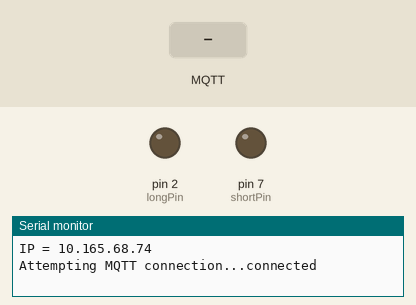
Recording of a sketch running on a simulated Arduino Uno, built with avr-gcc and run on an emulated ATmega328P. Parts: output pins drawn as LEDs (lit = HIGH), the last lines printed to the serial monitor. The inputs (shaded band) are chosen by the test bench. WiFi joins after 1.5 s; servers stay silent unless stated; no MQTT or app messages arrive unless stated.

Above: at 2.7 s.
2.8 s: MQTT message "L" arrives on the first subscribed topic
At 4.1 s:
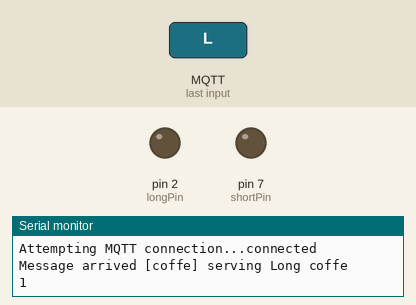
4.4 s: MQTT message "S" arrives on the first subscribed topic
At 5.4 s:
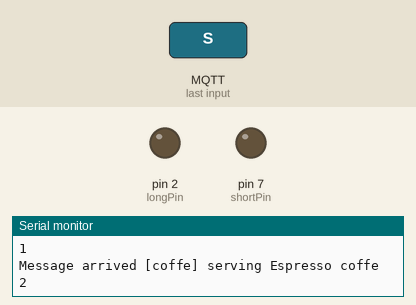
Timing chart, 0 to 7.4 s (numbered marks = the images above; inputs shaded):
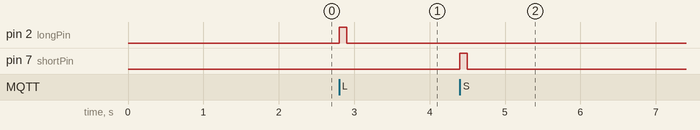

Measured:
- after the input at 2.8 s, pin 2 (longPin): LOW → HIGH at once, → LOW 0.10 s later
- after the input at 4.4 s, pin 7 (shortPin): LOW → HIGH at once, → LOW 0.10 s later

The sketch:

mqtt_coffee.ino
```cpp
#include <SPI.h>
#include <Ethernet.h>
#include <PubSubClient.h>


int longPin = 2;
int shortPin = 7;
int num=0;
char msg[50];

// Update these with values suitable for your network.
byte mac[]    = {  0xDE, 0xED, 0xBA, 0xFE, 0xFE, 0xED };
IPAddress ip(10, 165,68, 74);
IPAddress server(10, 165, 64, 239);
IPAddress netmask(255, 255, 248, 0);
IPAddress gateway(10, 165, 64, 1);


EthernetClient ethClient;
PubSubClient client(ethClient);


void callback(char* topic, byte* payload, unsigned int length) {
  Serial.print("Message arrived [");
  Serial.print(topic);
  Serial.print("] ");

   if ((char)payload[0] == 'L') {
      digitalWrite(longPin,HIGH);
      delay(100);
      digitalWrite(longPin,LOW);
      num++;
      Serial.println("serving Long coffe ");
       snprintf (msg, 75, "total #%d", num);
       client.publish("machine1",msg);
        Serial.println(num);

   } else if  ((char)payload[0] == 'S') {
      digitalWrite(shortPin,HIGH);
      delay(100);
      digitalWrite(shortPin,LOW);
      num++;
      Serial.println("serving Espresso coffe ");
      Serial.println(num);
      snprintf (msg, 75, "total #%d", num);
      client.publish("machine1",msg);


   } else {
      digitalWrite(longPin,LOW);
      digitalWrite(shortPin,LOW);
      Serial.println("stopping coffe ");
       Serial.println(num);
   }

  Serial.println();

}

void reconnect() {
  // Loop until we're reconnected
  while (!client.connected()) {
    Serial.print("Attempting MQTT connection...");
    // Attempt to connect
    if (client.connect("arduinoClient")) {
      Serial.println("connected");
      // Once connected, publish an announcement...
      // ... and resubscribe
      client.subscribe("coffe");
    } else {
      Serial.print("failed, rc=");
      Serial.print(client.state());
      Serial.println(" try again in 5 seconds");
      // Wait 5 seconds before retrying
      delay(5000);
    }
  }
}

void setup()
{
  Serial.begin(9600);

  num=0;
  pinMode(longPin, OUTPUT);
  pinMode(shortPin, OUTPUT);
  client.setServer(server, 1883);
  client.setCallback(callback);

   Ethernet.begin(mac, ip, gateway, gateway, netmask);
  //print out the IP address
  Serial.print("IP = ");
  Serial.println(Ethernet.localIP());

  // Allow the hardware to sort itself out
  delay(1500);
}

void loop()
{
  if (!client.connected()) {
    reconnect();
  }
  client.loop();
}
```
